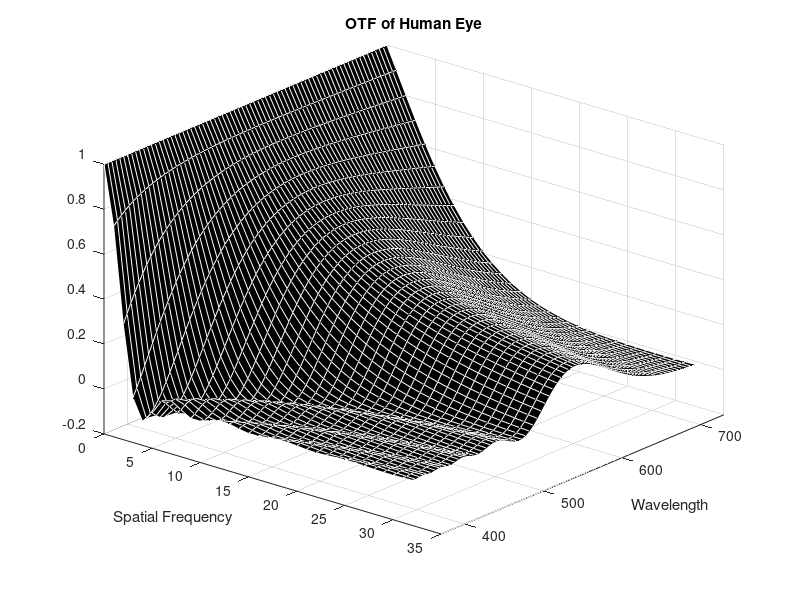

Reproduce this figure in MATLAB. (Note: this script raises an error after producing the figure.)
%
%  Chromatic aberration surface plot
%
%  The data are created in the file makeCombined.m in this directory.
%  The main matlab files, from which this is extracted, is in
%  papers/chromAb/matlab
%  
cd /home/brian/book/02imgfor/fig/subCombinedOtf
load combinedOtf

wave = 370:1:730;
plotRange = 1:5:361;
sf = 1:33;              %Used as an index into matlab entries
sampleSf = 0:32;    %

subplot(1,1,1)
m = mesh(sampleSf,wave(plotRange),combinedOtf(plotRange,:))
az = 40;
el = 30;
view([az el])
set(gca,'Zlim',[-0.2,1.0],'Xlim',[0,35],'Ylim',[370 730]);
set(m, 'EdgeColor',[1 1 1]);
set(m, 'FaceColor',[ 0 0 0]);
xlabel('Spatial Frequency')
ylabel('Wavelength')
title('OTF of Human Eye')
%print -dpsc -Pdeskjet
%f = sprintf('combined otf (par = %.3f)',a);
%title(f);
orient landspace
print -deps combinedOtf.eps
orient portrait
print -dill combinedOtf1.ill

az = 150;
el = 30;
view([az el])
set(gca,'Zlim',[-0.2,1.0],'Xlim',[0,35],'Ylim',[370 730]);
set(m, 'EdgeColor',[1 1 1]);
set(m, 'FaceColor',[ 0 0 0]);
xlabel('Spatial Frequency')
ylabel('Wavelength')
title('OTF of Human Eye')
%print -dpsc -Pdeskjet
%f = sprintf('combined otf (par = %.3f)',a);
%title(f);
orient landspace
print -deps combinedOtf.eps
orient portrait
print -dill combinedOtf2.ill

%
%	Get the otf variable from somewhere!
%
%!printarg 1 370 730 1 0 32 1 0.0015 > cmd.otf
%!otf -icmd.otf > otf.cmat
%otf = readcap('otf.cmat','CapMatrix');
%save otf otf

load otf

subplot(1,1,1)
indexInFocus = find( wave == 580);
diffractionLimit = otf(indexInFocus,:);
inFocusCombined = combinedOtf(indexInFocus,:);

plot(	sampleSf,inFocusCombined,':', ...
	sampleSf,diffractionLimit,'-.');
set(gca,'Ylim',[0,1]);
%f = sprintf('In Focus Wavelength: a = %.3f p = %.3f',a,p);
%title(f);
print -deps inFocus
print -dill inFocus.ill



